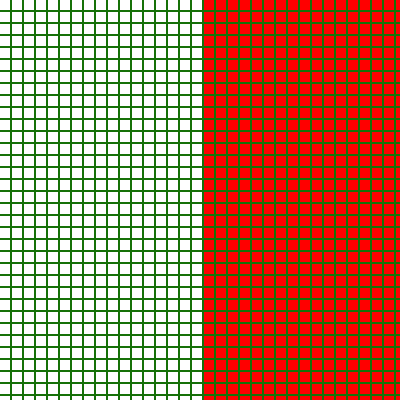
Frame 1 (no input)
Frame 60 (the mouse pressed at the canvas centre just before this capture): identical to frame 1, image omitted
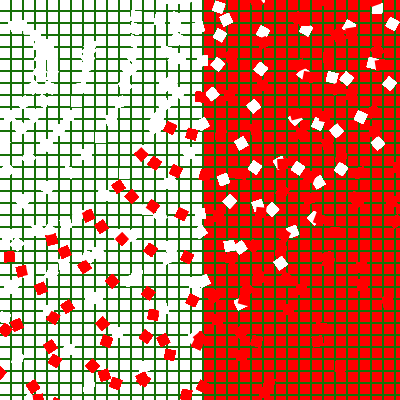
Frame 120 (the mouse held since frame 60 and released just before this capture)

The Processing sketch that drew these frames (run headless with seeded random() and noise(); from frame 60 on, the mouse is pressed at the canvas centre):

// Processing sketch: processing_162913
// ── processing_162913.pde

int boxes = 0;

void setup() {
  size(400, 400);
  background(#167108);
}

void draw() {
  boxes = 0;
  noStroke();
  for (int x=0; x<width; x=x+12) { 
    for (int y=0; y<height; y=y+12) {
      
      if (x > width/2) {
        fill(255, 0, 0);
      } else {
        fill(255);
      }
      
      float rotationAngle = map(mouseX,0,width,0,360);
      rotate(rotationAngle);
      
      rect(x, y, 10, 10);
      boxes ++;
    }
  }
  println("we have this many boxes:"+boxes);
}
